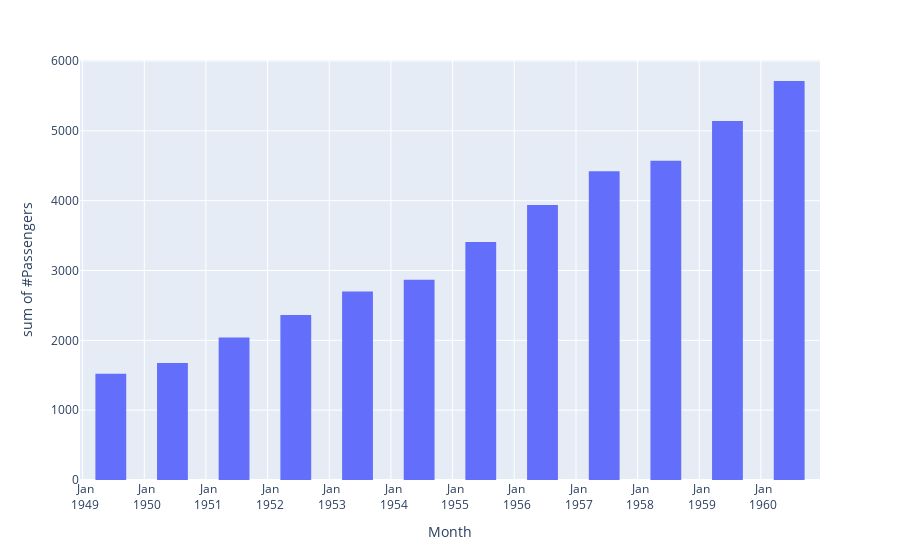

This figure's notebook cell:
### Code cell
fig = px.histogram(df, x="Month", y="#Passengers")
fig.update_traces(xbins_size="M12")
fig.update_xaxes(showgrid=True, ticklabelmode="period", dtick="M12", tickformat="%b\n%Y")
fig.update_layout(bargap=0.5)
fig.show()

### Figure 1 — Plotly figure (JSON) as saved in the notebook; plotly's stock layout.template omitted (floating-point values rounded to 4 significant figures; data arrays with more than 128 entries replaced by an {"elided": "..."} marker saying what was removed)
{"data": [{"alignmentgroup": "True", "bingroup": "x", "histfunc": "sum", "hovertemplate": "Month=%{x}<br>sum of #Passengers=%{y}<extra></extra>", "legendgroup": "", "marker": {"color": "#636efa", "pattern": {"shape": ""}}, "name": "", "offsetgroup": "", "orientation": "v", "showlegend": false, "type": "histogram", "x": {"elided": "144 str values"}, "xaxis": "x", "xbins": {"size": "M12"}, "y": {"elided": "144 int values"}, "yaxis": "y"}], "layout": {"bargap": 0.5, "barmode": "relative", "legend": {"tracegroupgap": 0}, "margin": {"t": 60}, "xaxis": {"anchor": "y", "domain": [0, 1], "dtick": "M12", "showgrid": true, "tickformat": "%b\n%Y", "ticklabelmode": "period", "title": {"text": "Month"}}, "yaxis": {"anchor": "x", "domain": [0, 1], "title": {"text": "sum of #Passengers"}}}}
